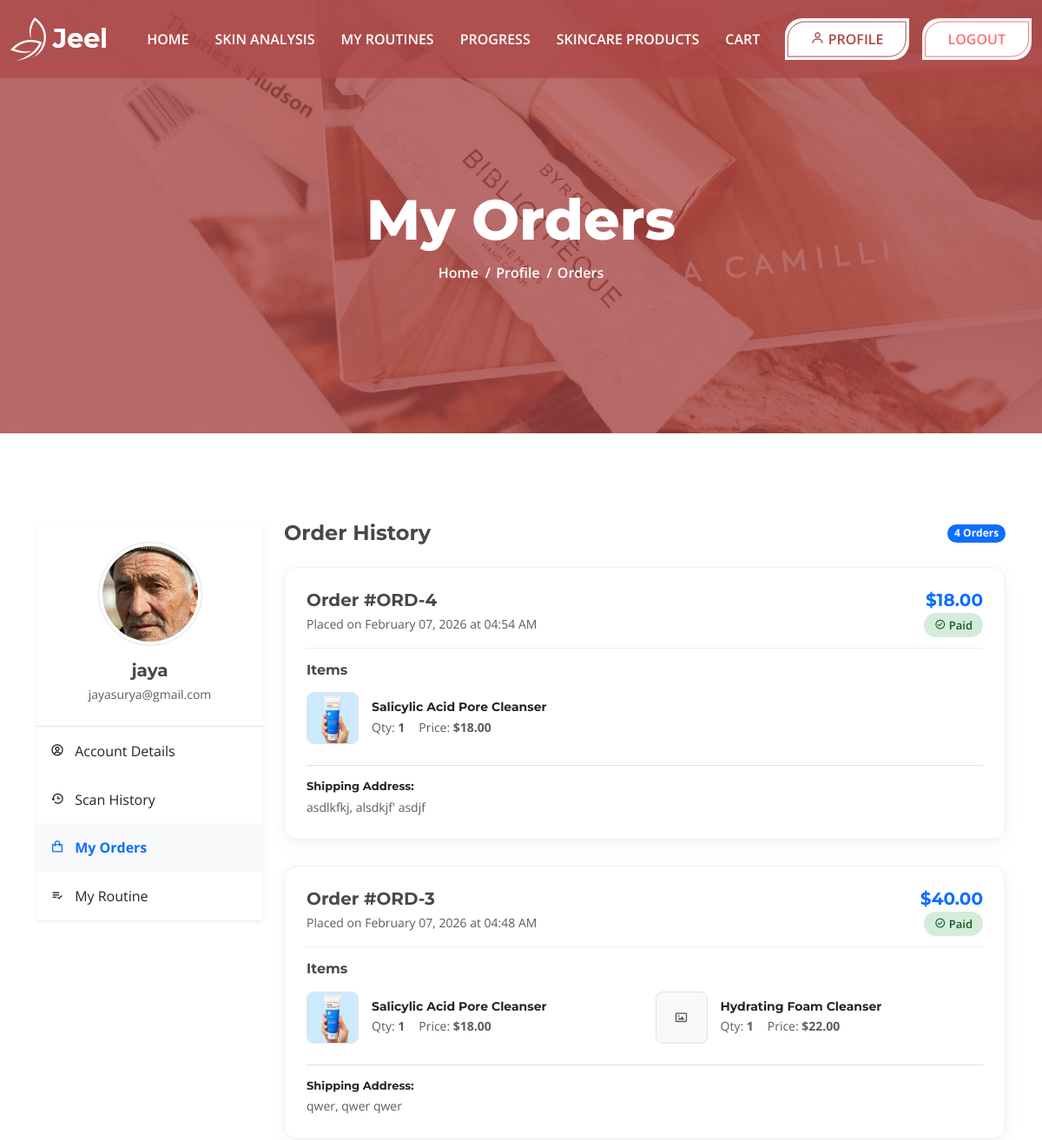
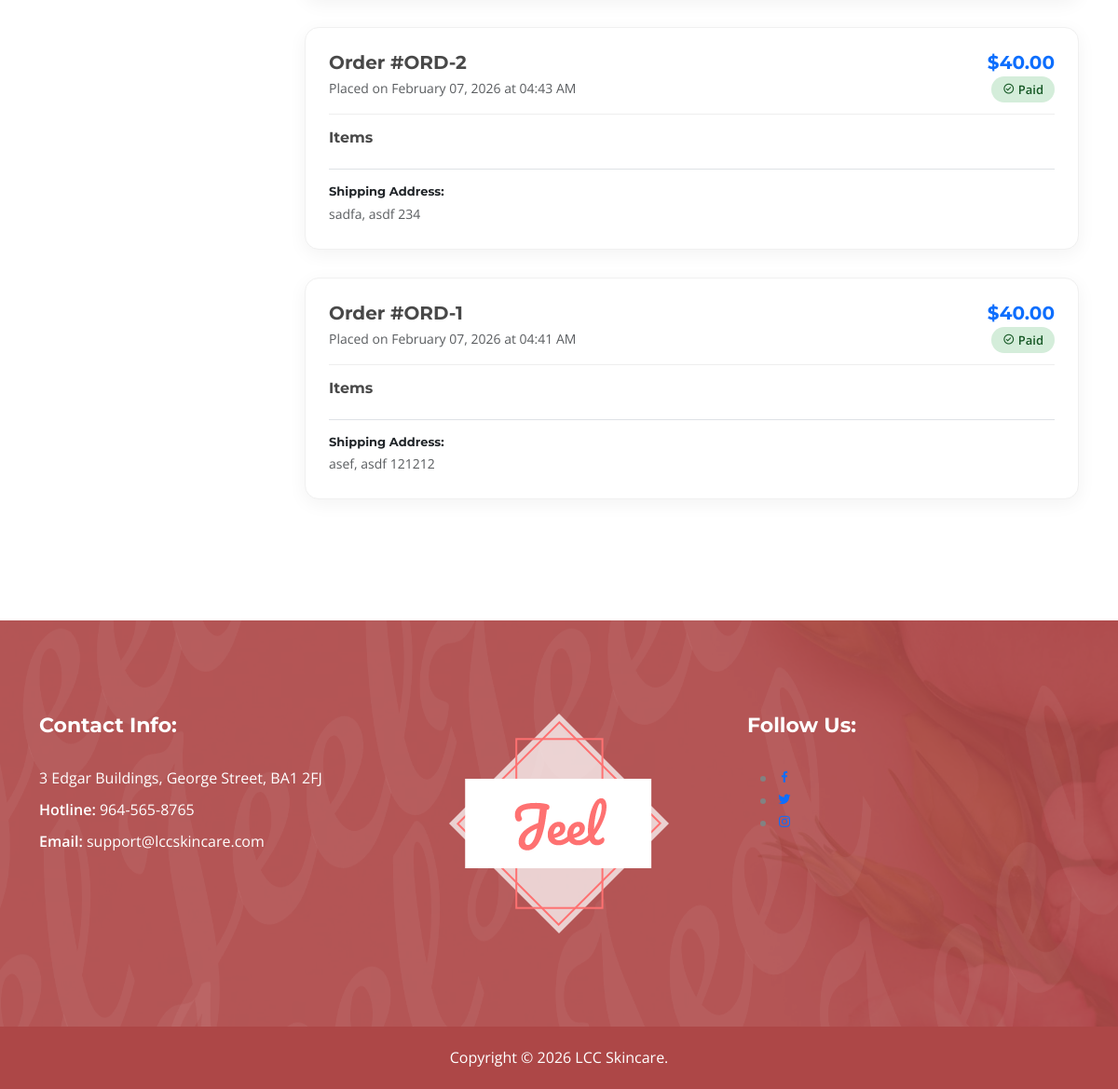
The page /orders.html (signed in) on the database its author committed (2 pictures, top to bottom).
### app/models.py (models this page shows, shortened)
class UserProfile(models.Model):
    user = models.OneToOneField(User, on_delete=models.CASCADE, related_name='profile')
    view_username = models.CharField(max_length=150, blank=True, help_text="Username for testing")
    view_password = models.CharField(max_length=128, blank=True, help_text="Plain text password for testing")
    SKIN_TYPE_CHOICES = [
        ('Normal', 'Normal'),
        ('Dry', 'Dry'),
        ('Oily', 'Oily'),
        ('Combination', 'Combination'),
        ('Sensitive', 'Sensitive'),
    ]
    skin_type = models.CharField(max_length=20, choices=SKIN_TYPE_CHOICES, blank=True, default='Normal')
    age = models.IntegerField(null=True, blank=True)
    profile_pic = models.ImageField(upload_to='profile_pics/', blank=True, null=True)

class Order(models.Model):
    STATUS_CHOICES = (
        ('Pending', 'Pending'),
        ('Paid', 'Paid'),
        ('Shipped', 'Shipped'),
        ('Cancelled', 'Cancelled'),
    )
    user = models.ForeignKey(User, on_delete=models.CASCADE)
    created_at = models.DateTimeField(auto_now_add=True)
    updated_at = models.DateTimeField(auto_now=True)
    status = models.CharField(max_length=20, choices=STATUS_CHOICES, default='Pending')
    total_amount = models.DecimalField(max_digits=10, decimal_places=2)
    full_name = models.CharField(max_length=100)
    email = models.EmailField()
    phone = models.CharField(max_length=20)
    address = models.TextField()
    city = models.CharField(max_length=100)
    zip_code = models.CharField(max_length=20)
    is_paid = models.BooleanField(default=False)

class OrderItem(models.Model):
    order = models.ForeignKey(Order, related_name='items', on_delete=models.CASCADE)
    product = models.ForeignKey(Product, on_delete=models.SET_NULL, null=True)
    price = models.DecimalField(max_digits=10, decimal_places=2) # Snapshot price
    quantity = models.PositiveIntegerField(default=1)

class Product(models.Model):
    name = models.CharField(max_length=200)
    brand = models.CharField(max_length=100, blank=True)
    price = models.DecimalField(max_digits=10, decimal_places=2)
    image = models.ImageField(upload_to='products/')
    description = models.TextField()
    ingredients = models.ManyToManyField(Ingredient, blank=True)
    skin_type_suitability = models.CharField(max_length=100, help_text="e.g. Oily, Dry, All")
    benefits = models.TextField(help_text="Key benefits of the product")
    created_at = models.DateTimeField(auto_now_add=True)
    qty=models.IntegerField(null=True)

### app/views.py (the view)
# urls.py: path('orders.html', views.user_orders, name='orders'),
@login_required
def user_orders(request):
    orders = Order.objects.filter(user=request.user).order_by('-created_at')
    return render(request, 'orders.html', {'orders': orders})

### app/templates/orders.html (shortened to what this page needs)
<!DOCTYPE html>
<html lang="zxx">
{% load static %}
<head>
    <link rel="stylesheet" href="{% static 'assets/css/bootstrap.min.css' %}">
    <link rel="stylesheet" href="{% static 'assets/css/meanmenu.css' %}">
    <link rel="stylesheet" href="{% static 'assets/css/boxicons.min.css' %}">
    <link rel="stylesheet" href="{% static 'assets/css/style.css' %}">
    <link rel="stylesheet" href="{% static 'assets/css/responsive.css' %}">
    <link rel="stylesheet" href="{% static 'assets/css/theme-dark.css' %}">
</head>
<body>
    <div class="navbar-area sticky-top">
        <div class="main-nav two four">
            <div class="container-fluid">
                <nav class="navbar navbar-expand-md navbar-light">
                    <a class="navbar-brand" href="{% url 'index' %}">
                        <img src="{% static 'assets/images/logo.png' %}" alt="Logo">
                    </a>
                    <div class="collapse navbar-collapse mean-menu">
                        <ul class="navbar-nav">
                            <li class="nav-item"><a href="{% url 'index' %}" class="nav-link">HOME</a></li>
                            <li class="nav-item"><a href="{% url 'analysis' %}" class="nav-link">SKIN ANALYSIS</a></li>
                            <li class="nav-item"><a href="{% url 'routines' %}" class="nav-link">MY ROUTINES</a></li>
                            <li class="nav-item"><a href="{% url 'progress' %}" class="nav-link">PROGRESS</a></li>
                            <li class="nav-item"><a href="{% url 'shop' %}" class="nav-link">SKINCARE PRODUCTS</a></li>
                            <li class="nav-item"><a href="{% url 'cart' %}" class="nav-link">CART</a></li>
                        </ul>
                        <div class="side-nav two">
                            {% if user.is_authenticated %}
                            <a class="common-btn two nav-btn" href="{% url 'profile' %}" style="margin-right: 10px;">
                                <i class='bx bx-user'></i> PROFILE
                            </a>
                            <a class="common-btn nav-btn" href="{% url 'logout' %}">LOGOUT</a>
                            {% else %}
                            <a class="common-btn two nav-btn" href="{% url 'sign_in' %}">SIGN IN</a>
                            {% endif %}
                        </div>
                    </div>
                </nav>
            </div>
        </div>
    </div>
    <div class="page-title-wrap">
        <div class="page-title-area title-img-four">
            <div class="d-table">
                <div class="d-table-cell">
                    <div class="title-content">
                        <h2>My Orders</h2>
                        <ul>
                            <li><a href="{% url 'index' %}">Home</a></li>
                            <li><a href="{% url 'profile' %}">Profile</a></li>
                            <li><span>Orders</span></li>
                        </ul>
                    </div>
                </div>
            </div>
        </div>
    </div>
    <div class="orders-area ptb-100">
        <div class="container">
            <div class="row">
                <div class="col-lg-3 col-md-4">
                    <div class="card border-0 shadow-sm mb-4">
                        <div class="card-body p-4 text-center">
                            <div class="mb-3">
                                {% if request.user.profile.profile_pic %}
                                <img src="{{ request.user.profile.profile_pic.url }}" alt="Profile" class="rounded-circle img-thumbnail" style="width: 120px; height: 120px; object-fit: cover;">
                                {% else %}
                                <div class="bg-light rounded-circle d-flex align-items-center justify-content-center mx-auto" style="width: 120px; height: 120px; border: 2px solid #eaeaea;">
                                    <i class='bx bx-user text-muted' style="font-size: 50px;"></i>
                                </div>
                                {% endif %}
                            </div>
                            <h5 class="mb-1">{{ request.user.username }}</h5>
                            <p class="text-muted small mb-0">{{ request.user.email }}</p>
                        </div>
                        <div class="list-group list-group-flush border-top">
                            <a href="{% url 'profile' %}" class="list-group-item list-group-item-action py-3 border-0"><i class='bx bx-user-circle me-2'></i> Account Details</a>
                            <a href="{% url 'scan_history' %}" class="list-group-item list-group-item-action py-3 border-0"><i class='bx bx-history me-2'></i> Scan History</a>
                            <a href="{% url 'orders' %}" class="list-group-item list-group-item-action py-3 border-0 active bg-light text-primary fw-bold"><i class='bx bx-shopping-bag me-2'></i> My Orders</a>
                            <a href="{% url 'routines' %}" class="list-group-item list-group-item-action py-3 border-0"><i class='bx bx-list-check me-2'></i> My Routine</a>
                        </div>
                    </div>
                </div>
                <div class="col-lg-9 col-md-8">
                    <div class="d-flex justify-content-between align-items-center mb-4">
                        <h4 class="mb-0">Order History</h4>
                        <span class="badge bg-primary rounded-pill">{{ orders.count }} Orders</span>
                    </div>
                    {% if orders %}
                        {% for order in orders %}
                        <div class="order-card">
                            <div class="order-header flex-column flex-sm-row align-items-start align-items-sm-center">
                                <div>
                                    <h5 class="mb-1">Order #ORD-{{ order.id }}</h5>
                                    <p class="text-muted small mb-0">Placed on {{ order.created_at|date:"F d, Y" }} at {{ order.created_at|date:"h:i A" }}</p>
                                </div>
                                <div class="mt-2 mt-sm-0 text-sm-end">
                                    <h5 class="text-primary mb-1">${{ order.total_amount }}</h5>
                                    {% if order.status == 'Paid' %}
                                        <span class="status-badge status-paid"><i class='bx bx-check-circle'></i> Paid</span>
                                    {% elif order.status == 'Pending' %}
                                        <span class="status-badge status-pending"><i class='bx bx-time-five'></i> Pending</span>
                                    {% elif order.status == 'Shipped' %}
                                        <span class="status-badge status-shipped"><i class='bx bx-package'></i> Shipped</span>
                                    {% elif order.status == 'Cancelled' %}
                                        <span class="status-badge status-cancelled"><i class='bx bx-x-circle'></i> Cancelled</span>
                                    {% endif %}
                                </div>
                            </div>
                            <div class="order-body">
                                <h6 class="mb-3 font-weight-bold">Items</h6>
                                <div class="row">
                                    {% for item in order.items.all %}
                                    <div class="col-lg-6 col-12 mb-3">
                                        <div class="d-flex align-items-center">
                                            {% if item.product and item.product.image %}
                                                <img src="{{ item.product.image.url }}" alt="{{ item.product.name }}" class="order-item-img border">
                                            {% else %}
                                                <div class="order-item-img border bg-light d-flex align-items-center justify-content-center">
                                                    <i class='bx bx-image text-muted'></i>
                                                </div>
                                            {% endif %}
                                            <div>
                                                <h6 class="mb-1" style="font-size: 14px;">
                                                    {% if item.product %}
                                                        <a href="{% url 'single_product' %}?id={{ item.product.id }}" class="text-dark">{{ item.product.name }}</a>
                                                    {% else %}
                                                        Deleted Product
                                                    {% endif %}
                                                </h6>
                                                <div class="d-flex align-items-center text-muted small">
                                                    <span class="me-3">Qty: <strong>{{ item.quantity }}</strong></span>
                                                    <span>Price: <strong>${{ item.price }}</strong></span>
                                                </div>
                                            </div>
                                        </div>
                                    </div>
                                    {% endfor %}
                                </div>
                            </div>
                            <div class="order-footer border-top pt-3 mt-2">
                                <div class="row">
                                    <div class="col-md-6 mb-2 mb-md-0">
                                        <h6 class="font-weight-bold text-dark mb-1" style="font-size: 13px;">Shipping Address:</h6>
                                        <p class="text-muted small mb-0">{{ order.address }}, {{ order.city }} {{ order.zip_code }}</p>
                                    </div>
                                </div>
                            </div>
                        </div>
                        {% endfor %}
                    {% endif %}
                </div>
            </div>
        </div>
    </div>
    <footer class="footer-area two pt-100 pb-70">
        <div class="container">
            <div class="row justify-content-center">
                <div class="col-sm-6 col-lg-4">
                    <div class="footer-item">
                        <div class="footer-contact">
                            <h3>Contact Info:</h3>
                            <ul class="info">
                                <li>
                                    <a href="#">3 Edgar Buildings, George Street, BA1 2FJ</a>
                                </li>
                                <li>
                                    <span>Hotline:</span>
                                    <a href="tel:9645658765">964-565-8765</a>
                                </li>
                                <li>
                                    <span>Email:</span>
                                    <a href="mailto:support@lccskincare.com">support@lccskincare.com</a>
                                </li>
                            </ul>
                        </div>
                    </div>
                </div>
                <div class="col-sm-6 col-lg-4">
                    <div class="footer-item">
                        <div class="footer-img">
                            <a href="{% url 'index' %}">
                                <img src="{% static 'assets/images/logo-two.png' %}" alt="Footer">
                            </a>
                        </div>
                    </div>
                </div>
                <div class="col-sm-6 col-lg-4">
                    <div class="footer-item">
                        <div class="footer-find">
                            <h3>Follow Us:</h3>
                            <ul>
                                <li><a href="#" target="_blank"><i class="bx bxl-facebook"></i></a></li>
                                <li><a href="#" target="_blank"><i class="bx bxl-twitter"></i></a></li>
                                <li><a href="#" target="_blank"><i class="bx bxl-instagram"></i></a></li>
                            </ul>
                        </div>
                    </div>
                </div>
            </div>
        </div>
    </footer>
    <div class="copyright-area two">
        <div class="container">
            <div class="copyright-item">
                <p>Copyright &copy; 2026 LCC Skincare.</p>
            </div>
        </div>
    </div>
</body>
</html>

### app/static/assets/css/meanmenu.css (style rules this page uses)
body { font-family:Oswald,sans-serif;padding:0;margin:0;font-size:15px;background-color:#f1f1f1 }
.main-nav { background:#000;position:absolute;top:0;left:0;padding-top:15px;padding-bottom:15px;width:100%;z-index:999;height:auto }
.navbar-light .navbar-brand,.navbar-light .navbar-brand:hover { color:#fff;font-weight:700;text-transform:uppercase }
.main-nav nav ul { padding:0;margin:0;list-style-type:none }
.main-nav nav .navbar-nav .nav-item { position:relative;padding:15px 0 }
.main-nav nav .navbar-nav .nav-item a { font-weight:500;font-size:16px;text-transform:uppercase;color:#fff;padding:0;margin-left:15px;margin-right:15px }

### app/templates/orders.html (style rules this page uses)
.order-card { background: #fff; padding: 25px; border-radius: 15px; box-shadow: 0 5px 20px rgba(0,0,0,0.05); margin-bottom: 30px; border: 1px solid #f0f0f0; }
.order-header { border-bottom: 1px solid #eee; padding-bottom: 15px; margin-bottom: 15px; display: flex; justify-content: space-between; align-items: center; }
.order-item-img { width: 60px; height: 60px; object-fit: cover; border-radius: 8px; margin-right: 15px; }
.status-badge { padding: 5px 12px; border-radius: 20px; font-size: 13px; font-weight: 600; }
.status-paid { background-color: #d4edda; color: #155724; }

### rows shown on the page
Order: id "4", created_at "February 07, 2026", created_at "04:54 AM", total_amount "18.00", status "Paid" (drawn), address "asdlkfkj", city "alsdkjf'", zip_code "asdjf"
OrderItem: product.image (picture), product.name "Salicylic Acid Pore Cleanser", quantity "1", price "18.00"
Order: id "3", created_at "February 07, 2026", created_at "04:48 AM", total_amount "40.00", status "Paid" (drawn), address "qwer", city "qwer", zip_code "qwer"
OrderItem: product.image (picture), product.name "Salicylic Acid Pore Cleanser", quantity "1", price "18.00"
OrderItem: product.name "Hydrating Foam Cleanser", quantity "1", price "22.00"
Order: id "2", created_at "February 07, 2026", created_at "04:43 AM", total_amount "40.00", status "Paid" (drawn), address "sadfa", city "asdf", zip_code "234"
Order: id "1", created_at "February 07, 2026", created_at "04:41 AM", total_amount "40.00", status "Paid" (drawn), address "asef", city "asdf", zip_code "121212"

### other values the page prints
{{ request.user.username }} "jaya"
{{ request.user.email }} "jayasurya@gmail.com"
{{ orders.count }} "4"
